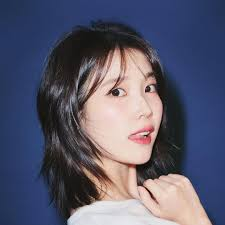
#> input picture OpenCV/images/iu.jpg, 225 x 225 px, found by its file name
$ python ex6.py
#> lines starting #> are read from the running program, lines starting #| are printed output that depends on the picture
import cv2

img = cv2.imread('OpenCV/images/iu.jpg')
#> img is the input picture: shape (225, 225, 3); mean B, G, R 108.1, 88.7, 88.8

if img is None:
    print('파일을 찾을 수 없습니다.')
else:
    h, w, _ = img.shape
#> h = 225; w = 225

    # 1. 1/2 축소
    small_img = cv2.resize(img, (w // 2, h // 2))
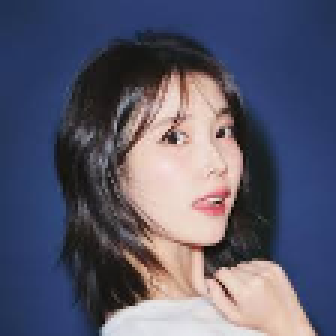
#> small_img: shape (112, 112, 3) (shown 3 times larger); mean B, G, R 108, 88.6, 88.7

    # 2. 좌우 반전
    flipped_img = cv2.flip(small_img, 1)
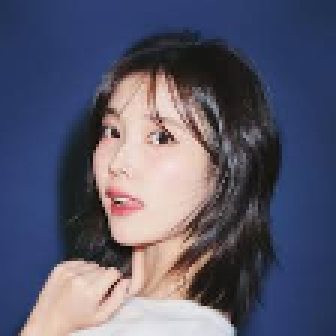
#> flipped_img: shape (112, 112, 3) (shown 3 times larger); mean B, G, R 108, 88.6, 88.7

    # 3. 우하단 배치
    result = img.copy()
    sh, sw, _ = flipped_img.shape
#> sh = 112; sw = 112

    # 시작점부터 이미지 높이만큼만 영역 지정
    result[h//2: h//2 + sh, w//2: w//2 + sw] = flipped_img
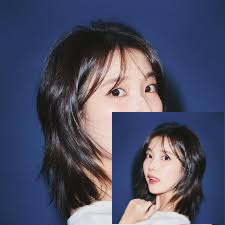
#> result: shape (225, 225, 3); mean B, G, R 101.2, 79.2, 76.8

    cv2.imshow('Result', result)
    cv2.waitKey(0)
    cv2.destroyAllWindows()

$ run again, with OpenCV/images/dog.jpg copied over OpenCV/images/iu.jpg
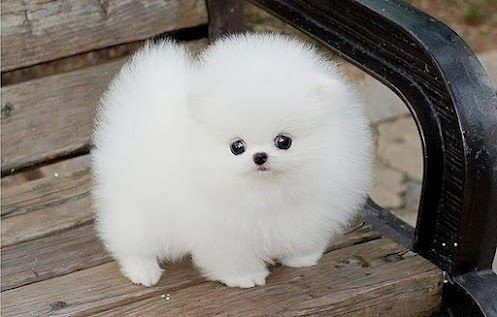
#> input picture OpenCV/images/dog.jpg, 497 x 317 px, found by its file name
#> img is the input picture: shape (317, 497, 3); mean B, G, R 123.1, 128.8, 134.5
#> `flipped_img = cv2.flip(small_img, 1)`:
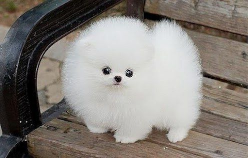
#> flipped_img: shape (158, 248, 3); mean B, G, R 123, 128.7, 134.4
#> `result[h//2: h//2 + sh, w//2: w//2 + sw] = flipped_img`:
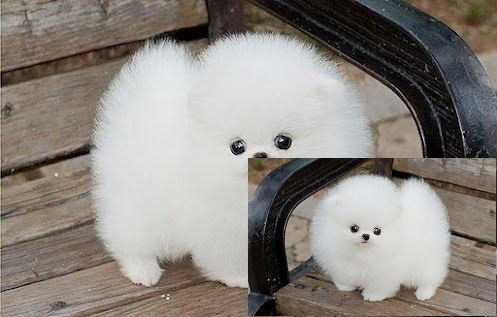
#> result: shape (317, 497, 3); mean B, G, R 130.1, 135.9, 141.5
